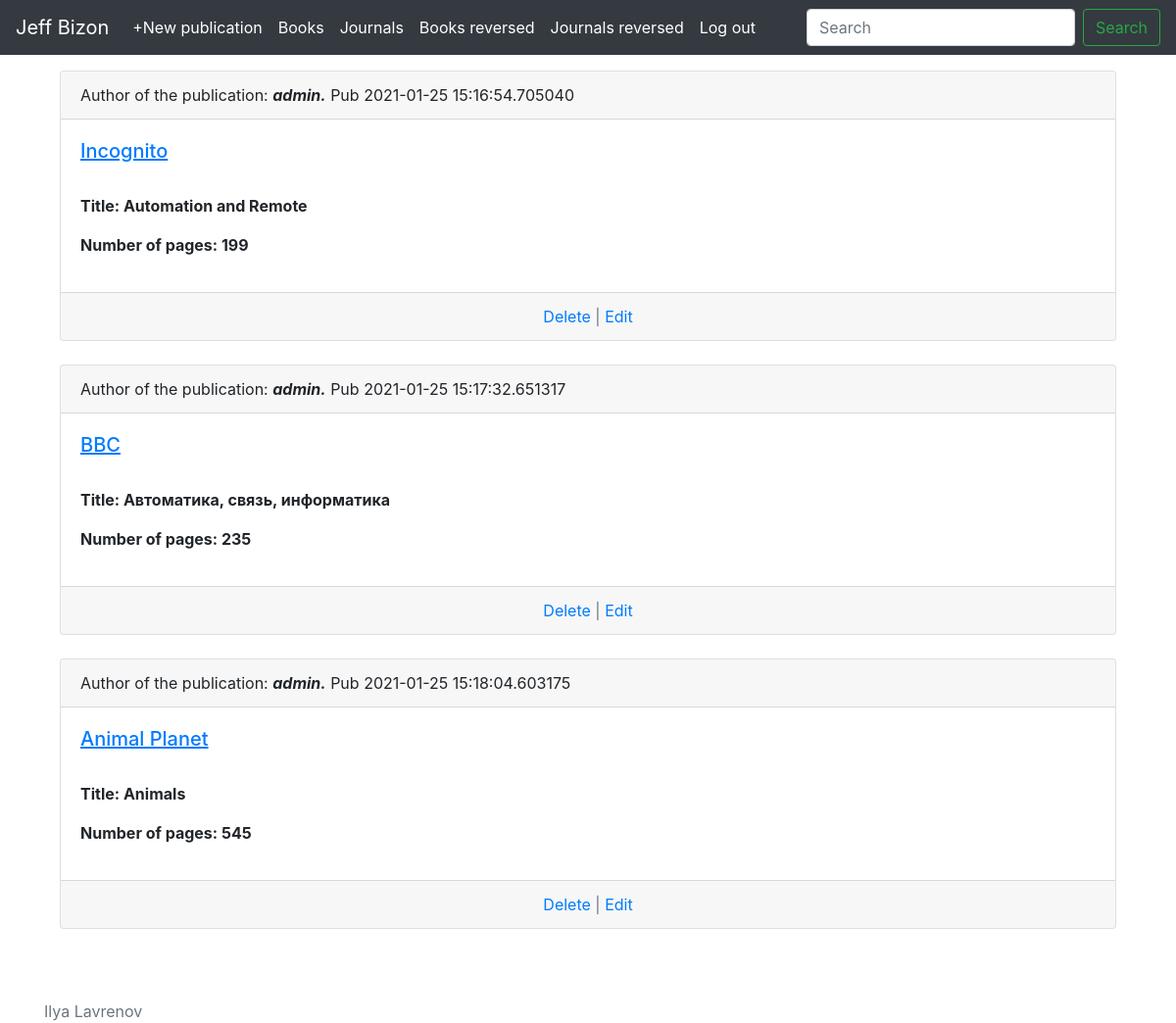
/journals (signed in), run on the app's committed database.
### app/models.py (models this page shows, shortened)
class Journal(db.Model):
    id = db.Column(db.Integer, primary_key=True)
    created = db.Column(db.DateTime, index=True, default=datetime.now)
    title = db.Column(db.String(150))
    editor = db.Column(db.String(200))
    page_amount = db.Column(db.Integer)
    user_id = db.Column(db.Integer, db.ForeignKey('user.id'))

class User(UserMixin, db.Model):
    id = db.Column(db.Integer, primary_key=True)
    username = db.Column(db.String(64), index=True, unique=True)
    first_name = db.Column(db.String(100))
    last_Name = db.Column(db.String(100))
    age = db.Column(db.Integer)
    email = db.Column(db.String(120), index=True, unique=True)
    password_hash = db.Column(db.String(128))
    books = db.relationship('Book', backref='book_owner', lazy='dynamic')
    journals = db.relationship('Journal', backref='journal_owner', lazy='dynamic')

### app/routes.py (the view)
@app.route('/journals')
@login_required
def journals_list():
    journals = Journal.query.all()
    return render_template('journals_list.html', journals=journals)

### app/models.py (called while the page is built)
@login.user_loader
def load_user(id:int):
    return User.query.get(int(id))

### app/templates/journals_list.html (shortened to what this page needs)
{% extends 'base.html' %}
{% block content %}
    {% for journal in journals %}
        <div class="card">
        <div class="card-header">
            Author of the publication: <em><strong>{{ journal.journal_owner.username }}.</strong></em> Pub {{ journal.created }}
        </div>
        <div class="card-body">
            <a href="{{ url_for('journal_detail', id=journal.id) }}"><ins><h5>{{ journal.editor }}</h5></ins></a><br>
            <strong><p>Title: {{ journal.title }}</p></strong>
            <strong><p>Number of pages: {{ journal.page_amount }}</p></strong>
        </div>
        <div class="card-footer text-muted text-center">
            <a href="{{ url_for('journal_delete', id=journal.id) }}">Delete</a> | <a href="{{ url_for('journal_update', id=journal.id) }}">Edit</a>
        </div>
        </div>
        <br>
    {% endfor %}
{% endblock %}

### data on the page
Journal: journal_owner.username "admin", created "2021-01-25 15:16:54.705040", editor "Incognito", title "Automation and Remote", page_amount "199"
Journal: journal_owner.username "admin", created "2021-01-25 15:17:32.651317", editor "BBC", title "Автоматика, связь, информатика", page_amount "235"
Journal: journal_owner.username "admin", created "2021-01-25 15:18:04.603175", editor "Animal Planet", title "Animals", page_amount "545"
